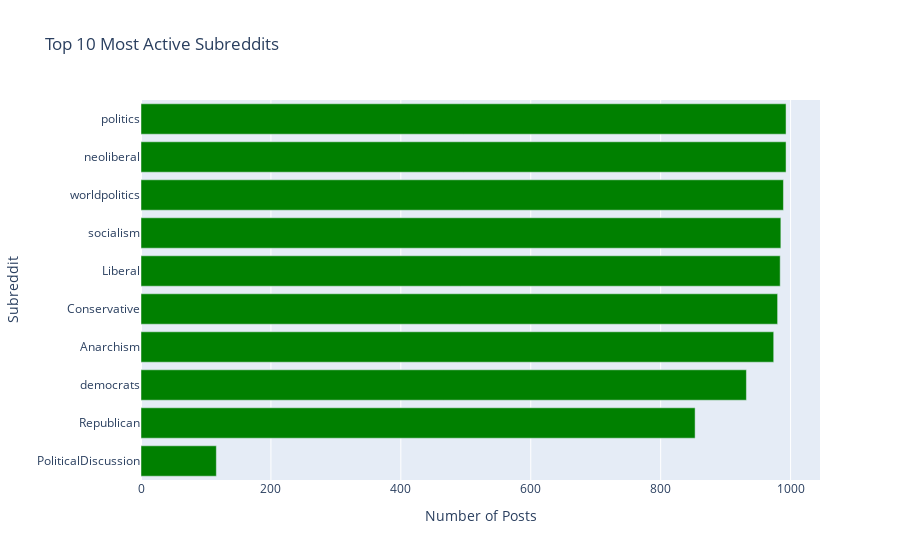

Notebook cell for this chart:
### Markdown cell above
**Observation:** The time series plot above immediately draws our attention to a **prominent spike in activity during Jan-Feb 2025**. This period shows a rapid surge in post numbers compared to the baseline activity. This spike will be the central focus of our subsequent investigation.

### Code cell
print("\n--- Analyzing Top Active Subreddits ---")
top_n_subreddits = 10
subreddit_counts_df = df['subreddit'].value_counts().nlargest(top_n_subreddits).reset_index()
subreddit_counts_df.columns = ['Subreddit', 'Number of Posts']

fig_subreddits = px.bar(
    subreddit_counts_df.sort_values('Number of Posts', ascending=True), 
    x='Number of Posts', 
    y='Subreddit', 
    orientation='h',
    title=f'Top {top_n_subreddits} Most Active Subreddits',
    color_discrete_sequence=['green'] 
)

fig_subreddits.update_layout(xaxis_title='Number of Posts', yaxis_title='Subreddit')
fig_subreddits.show()

print(f"\nTop {top_n_subreddits} subreddits:")
print(subreddit_counts_df)

### Figure 1 — Plotly figure (JSON) as saved in the notebook; plotly's stock layout.template omitted (floating-point values rounded to 4 significant figures)
{"data": [{"alignmentgroup": "True", "hovertemplate": "Number of Posts=%{x}<br>Subreddit=%{y}<extra></extra>", "legendgroup": "", "marker": {"color": "green", "pattern": {"shape": ""}}, "name": "", "offsetgroup": "", "orientation": "h", "showlegend": false, "textposition": "auto", "type": "bar", "x": [116, 853, 932, 974, 980, 984, 985, 989, 993, 993], "xaxis": "x", "y": ["PoliticalDiscussion", "Republican", "democrats", "Anarchism", "Conservative", "Liberal", "socialism", "worldpolitics", "neoliberal", "politics"], "yaxis": "y"}], "layout": {"autosize": true, "barmode": "relative", "legend": {"tracegroupgap": 0}, "title": {"text": "Top 10 Most Active Subreddits"}, "xaxis": {"anchor": "y", "autorange": true, "domain": [0, 1], "range": [0, 1045.0], "title": {"text": "Number of Posts"}, "type": "linear"}, "yaxis": {"anchor": "x", "autorange": true, "domain": [0, 1], "range": [-0.5, 9.5], "title": {"text": "Subreddit"}, "type": "category"}}}
